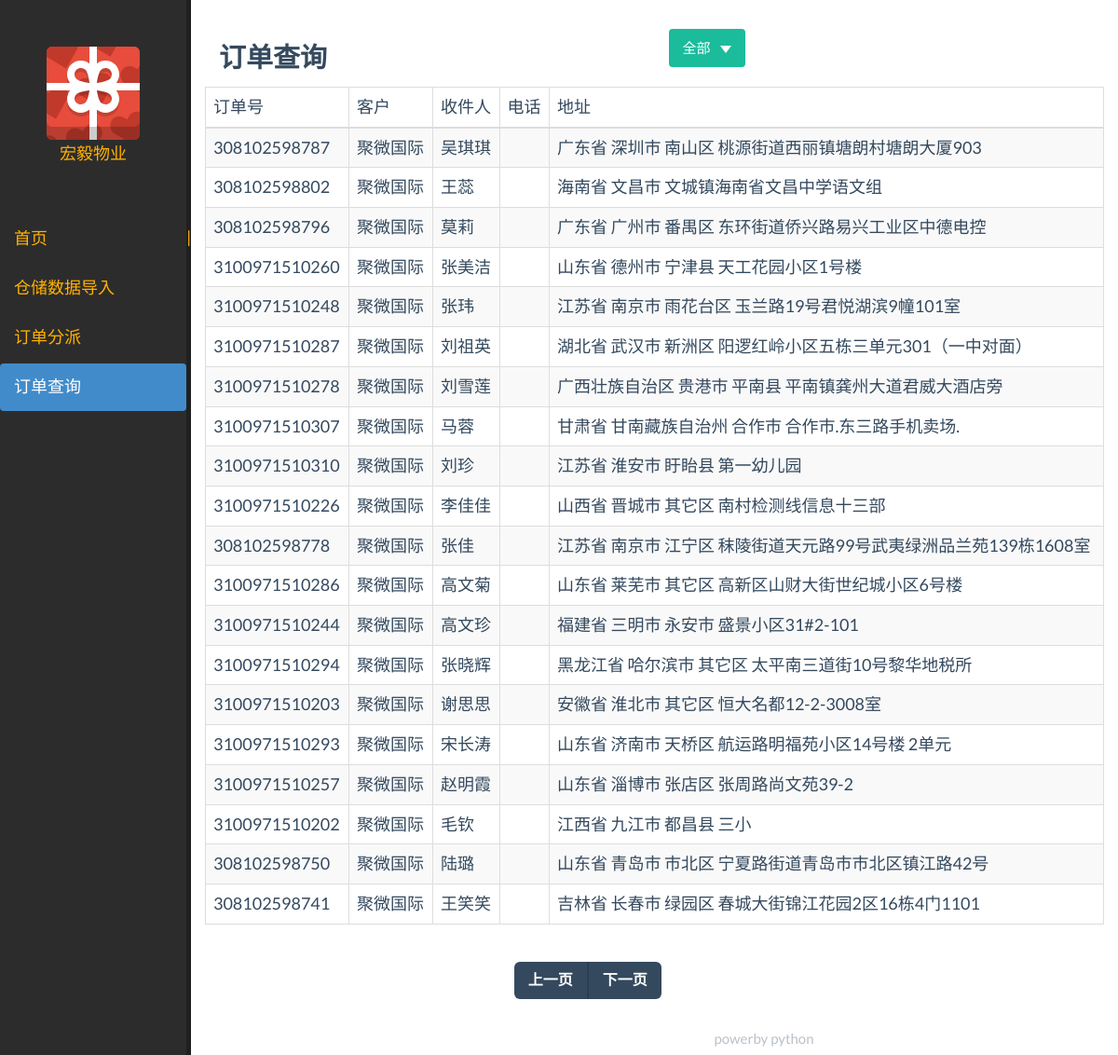
/order_post_page/4, run on the app's committed database.
### apps/data/transgodatabase.py (models this page shows, shortened)
class Order(Base):
    __tablename__ = "order"
    ID = Column(String(20), primary_key=True)
    clienter = Column(String(20), nullable=False)
    tick = Column(String(20))
    user = Column(String(6))
    addr = Column(String(128), nullable=False)
    tel = Column(String(11))
    count = Column(Integer)
    express = Column(String(10))
    time = Column(DateTime,
                  default=datetime.now)
    descript = Column(String(256))
    print_status = Column(String(5))
    cancel_status = Column(Boolean)
    status = Column(String(10), nullable=False, default="Import")
    courise = Column(Integer, ForeignKey("courise.courise_id"))

### apps/main/views.py (the view)
@main_app.route("/order_post_page/<int:page_number>")
def order_query_page(page_number):
    session = make_session()
    orders = session.query(Order)\
        .filter(Order.status != "Finish")\
        .order_by(Order.time)\
        .limit(PAGE_COUNT)\
        .offset((page_number - 1) * PAGE_COUNT)
    page_num = page_number + 1
    return render_template("order_post_frame.html",
                           orders=orders,
                           num=page_num)

### apps/data/transgodatabase.py (called while the page is built)
def make_session():
    Session = sessionmaker(bind=engine)
    session = Session()
    return session

### templates/order_post_frame.html (shortened to what this page needs)
{% extends "main_frame.html" %}
{% block main_content %}
{% include "order_post.html" %}
{% endblock %}

### templates/order_post.html (shortened to what this page needs)
{% extends "main_content.html" %}
{% block main_content %}
<br/>
<div>
    <div class="col-md-6"><h4>订单查询</h4></div>
<div class="col-md-6 btn-group">
    <button class="btn btn-primary dropdown-toggle" data-toggle="dropdown"
            aria-haspopup="true" aria-expanded="false">
        全部
        <span class="caret">
        </span>
    </button>
</div>
<div>
<table class="table table-striped table-bordered table-hover">
    <thead>
        <tr>
            <td>订单号</td>
            <td>客户</td>
            <td>收件人</td>
            <td>电话</td>
            <td>地址</td>
        </tr>
    </thead>
    <tbody>
        {% for order in orders %}
        <tr>
            <td>{{order.ID}}</td>
            <td>{{order.clienter}}</td>
            <td>{{order.user}}</td>
            <td>{{order.tel}}</td>
            <td>{{order.addr}}</td>
        </tr>
        {% endfor %}
    </tbody>
</table>
<div class="row">
    <div class="col-md-6 col-md-offset-4">
        <nav>
            <ul class="pager">
                <li class="previous"><a href="/order_post_page/{{num - 1}}"><span aria-hidden="true">上一页</span></a></li>
                <li class="next"><a href="/order_post_page/{{num}}"><span aria-hidden="true">下一页</span></a></li>
            </ul>
        </nav>
    </div>
</div>
{% endblock %}

### static/css/trango.css (style rules this page uses)
a { color: #ffb100; }

### data on the page
Order: ID "308102598787", clienter "聚微国际", user "吴琪琪", addr "广东省 深圳市 南山区 桃源街道西丽镇塘朗村塘朗大厦903"
Order: ID "308102598802", clienter "聚微国际", user "王蕊", addr "海南省 文昌市 文城镇海南省文昌中学语文组"
Order: ID "308102598796", clienter "聚微国际", user "莫莉", addr "广东省 广州市 番禺区 东环街道侨兴路易兴工业区中德电控"
Order: ID "3100971510260", clienter "聚微国际", user "张美洁", addr "山东省 德州市 宁津县 天工花园小区1号楼"
Order: ID "3100971510248", clienter "聚微国际", user "张玮", addr "江苏省 南京市 雨花台区 玉兰路19号君悦湖滨9幢101室"
Order: ID "3100971510287", clienter "聚微国际", user "刘祖英", addr "湖北省 武汉市 新洲区 阳逻红岭小区五栋三单元301（一中对面）"
Order: ID "3100971510278", clienter "聚微国际", user "刘雪莲", addr "广西壮族自治区 贵港市 平南县 平南镇龚州大道君威大酒店旁"
Order: ID "3100971510307", clienter "聚微国际", user "马蓉", addr "甘肃省 甘南藏族自治州 合作市 合作市.东三路手机卖场."
Order: ID "3100971510310", clienter "聚微国际", user "刘珍", addr "江苏省 淮安市 盱眙县 第一幼儿园"
Order: ID "3100971510226", clienter "聚微国际", user "李佳佳", addr "山西省 晋城市 其它区 南村检测线信息十三部"
Order: ID "308102598778", clienter "聚微国际", user "张佳", addr "江苏省 南京市 江宁区 秣陵街道天元路99号武夷绿洲品兰苑139栋1608室"
Order: ID "3100971510286", clienter "聚微国际", user "高文菊", addr "山东省 莱芜市 其它区 高新区山财大街世纪城小区6号楼"
Order: ID "3100971510244", clienter "聚微国际", user "高文珍", addr "福建省 三明市 永安市 盛景小区31#2-101"
Order: ID "3100971510294", clienter "聚微国际", user "张晓辉", addr "黑龙江省 哈尔滨市 其它区 太平南三道街10号黎华地税所"
Order: ID "3100971510203", clienter "聚微国际", user "谢思思", addr "安徽省 淮北市 其它区 恒大名都12-2-3008室"
Order: ID "3100971510293", clienter "聚微国际", user "宋长涛", addr "山东省 济南市 天桥区 航运路明福苑小区14号楼 2单元"
Order: ID "3100971510257", clienter "聚微国际", user "赵明霞", addr "山东省 淄博市 张店区 张周路尚文苑39-2"
Order: ID "3100971510202", clienter "聚微国际", user "毛钦", addr "江西省 九江市 都昌县 三小"
Order: ID "308102598750", clienter "聚微国际", user "陆璐", addr "山东省 青岛市 市北区 宁夏路街道青岛市市北区镇江路42号"
Order: ID "308102598741", clienter "聚微国际", user "王笑笑", addr "吉林省 长春市 绿园区 春城大街锦江花园2区16栋4门1101"
